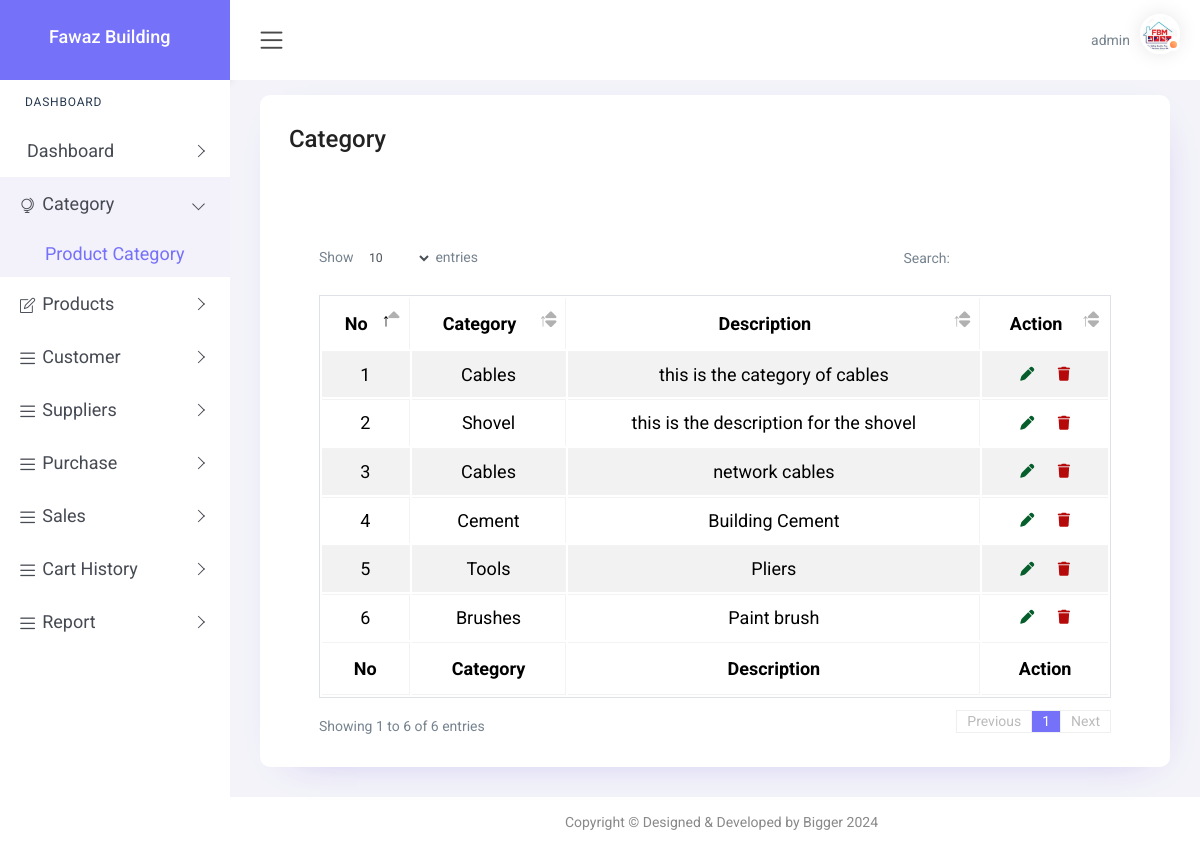
Page /category/ (signed in) on the committed database.
### app/models.py (models this page shows, shortened)
class Category(models.Model):
    category_name = models.CharField(max_length=100)
    category_description = models.TextField(blank=True, null=True)
    created_at = models.DateTimeField(auto_now_add=True)

### app/views.py (the view, shortened to what this page needs)
# urls.py: path('category/', views.category, name='category'),
def category(request):
    categories = Category.objects.all()
    return render(request, 'category.html',{'categories':categories})

### templates/category.html (shortened to what this page needs)
{% load static %}
<!DOCTYPE html>
<html lang="en">
<head>
    <link href="{% static 'plugins1/pg-calendar/css/pignose.calendar.min.css' %}" rel="stylesheet">
    <link rel="stylesheet" href="{% static 'plugins1/chartist/css/chartist.min.css' %}">
    <link rel="stylesheet" href="{% static 'plugins1/chartist-plugin-tooltips/css/chartist-plugin-tooltip.css' %}">
    <link href="{% static 'plugins1/tables/css/datatable/dataTables.bootstrap4.min.css' %}" rel="stylesheet">
    <link href="{% static 'css1/style.css' %}" rel="stylesheet">
    <link rel="stylesheet" href="https://cdnjs.cloudflare.com/ajax/libs/font-awesome/6.6.0/css/all.min.css" />
</head>
<body>
    <div id="main-wrapper">
        <div class="nav-header">
            <div class="brand-logo">
                <a href="index-2.html">
                    <b><h4 style="color: white; margin-left: 20px;">Fawaz Building </h4> </b>
                </a>
            </div>
        </div>
        <div class="header">
            <div class="header-content clearfix">
                <div class="nav-control">
                    <div class="hamburger">
                        <span class="toggle-icon"><i class="icon-menu"></i></span>
                    </div>
                </div>
                <div class="header-right">
                    <ul class="clearfix">
                        <li class="icons dropdown">
                            <span class="username" style="margin-right: 10px;" >{{user}}</span>
                            <div class="user-img c-pointer position-relative"   data-toggle="dropdown">
                                <span class="activity active"></span>
                                <img src="{% static 'images/fawaz.jpeg' %}" height="40" width="40" alt="">
                            </div>
                        </li>
                    </ul>
                </div>
            </div>
        </div>
        <div class="nk-sidebar">
            <div class="nk-nav-scroll">
                <ul class="metismenu" id="menu" style="font-size: 18px;">
                    <li class="nav-label">Dashboard</li>
                    <li>
                        <a class="has-arrow" href="javascript:void(0);" onclick="toggleDropdown(this)" aria-expanded="false">
                            <span class="nav-text">Dashboard</span>
                        </a>
                    </li>
                    <li class="mega-menu mega-menu-sm">
                        <a class="has-arrow" href="javascript:void(0);" onclick="toggleDropdown(this)" aria-expanded="false">
                            <i class="icon-globe-alt menu-icon"></i><span class="nav-text">Category</span>
                        </a>
                        <ul aria-expanded="false">
                            <li><a href="{% url 'category' %}">Product Category</a></li>
                        </ul>
                    </li>
                    <li>
                        <a class="has-arrow" href="javascript:void(0);" onclick="toggleDropdown(this)" aria-expanded="false">
                            <i class="icon-note menu-icon"></i><span class="nav-text">Products</span>
                        </a>
                    </li>
                    <li>
                        <a class="has-arrow" href="javascript:void(0);" onclick="toggleDropdown(this)" aria-expanded="false">
                            <i class="icon-menu menu-icon"></i><span class="nav-text">Customer</span>
                        </a>
                    </li>
                    <li>
                        <a class="has-arrow" href="javascript:void(0);" onclick="toggleDropdown(this)" aria-expanded="false">
                            <i class="icon-menu menu-icon"></i><span class="nav-text">Suppliers</span>
                        </a>
                    </li>
                    <li>
                        <a class="has-arrow" href="javascript:void(0);" onclick="toggleDropdown(this)" aria-expanded="false">
                            <i class="icon-menu menu-icon"></i><span class="nav-text">Purchase</span>
                        </a>
                    </li>
                    <li>
                        <a class="has-arrow" href="javascript:void(0);" onclick="toggleDropdown(this)" aria-expanded="false">
                            <i class="icon-menu menu-icon"></i><span class="nav-text">Sales</span>
                        </a>
                    </li>
                    <li>
                        <a class="has-arrow" href="javascript:void(0);" onclick="toggleDropdown(this)" aria-expanded="false">
                            <i class="icon-menu menu-icon"></i><span class="nav-text">Cart History</span>
                        </a>
                    </li>
                    <li>
                        <a class="has-arrow" href="javascript:void(0);" onclick="toggleDropdown(this)" aria-expanded="false">
                            <i class="icon-menu menu-icon"></i><span class="nav-text">Report</span>
                        </a>
                    </li>
                </ul>
            </div>
        </div>
        <div class="content-body">
            <div class="container-fluid">
                <div class="row">
                    <div class="col-12">
                        <div class="card">
                            <div class="card-body">
                                <h3>Category</h3>
                                <div class="container">
                                    <div class="row" style="margin-top: 20px;">
                                    </div>
                                </div>
                                <div class="table-responsive">
                                    <table class="table table-striped table-bordered zero-configuration">
                                        <thead>
                                            <tr>
                                                <th style="font-size: 18px; color:black; text-align: center;">No</th>
                                                <th style="font-size: 18px; color:black; text-align: center;">Category</th>
                                                <th style="font-size: 18px; color:black; text-align: center;">Description</th>
                                                <th style="font-size: 18px; color:black; text-align: center;">Action</th>
                                            </tr>
                                        </thead>
                                        <tbody>
                                            {% for category in categories %}
                                            <tr>
                                                <td style="font-size: 18px; color:black; text-align: center;">{{forloop.counter}}</td>
                                                <td style="font-size: 18px; color:black; text-align: center;">{{category.category_name}}</td>
                                                <td style="font-size: 18px; color:black; text-align: center;">{{category.category_description}}</td>
                                                <td style="text-align: center;">
                                                    <a href="{% url 'edit_category' category.id %}" >
                                                        <i class="fas fa-pen" style="color: rgb(5, 94, 43); margin-right: 20px;"></i>
                                                      </a>
                                                      <a href="{% url 'delete_category' category.id %}" >
                                                        <i class="fas fa-trash" style="color: rgb(182, 10, 10);"></i>
                                                      </a>
                                                </td>
                                            </tr>
                                            {% endfor %}
                                        </tbody>
                                        <tfoot>
                                            <tr>
                                                <th style="font-size: 18px; color:black; text-align: center;">No</th>
                                                <th style="font-size: 18px; color:black; text-align: center;">Category</th>
                                                <th style="font-size: 18px; color:black; text-align: center;">Description</th>
                                                <th style="font-size: 18px; color:black; text-align: center;">Action</th>
                                            </tr>
                                        </tfoot>
                                    </table>
                                </div>
                            </div>
                        </div>
                    </div>
                </div>
            </div>
        </div>
        <div class="footer">
            <div class="copyright">
                <p>Copyright &copy; Designed & Developed by Bigger 2024</p>
            </div>
        </div>
    </div>
</body>
</html>

### rows in the picture
Category: category_name "Cables", category_description "this is the category of cables"
Category: category_name "Shovel", category_description "this is the description for the shovel"
Category: category_name "Cables", category_description "network cables"
Category: category_name "Cement", category_description "Building Cement"
Category: category_name "Tools", category_description "Pliers"
Category: category_name "Brushes", category_description "Paint brush"

### other values in the picture
{{ user }} "admin"
